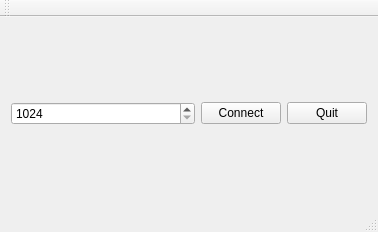
<?xml version="1.0" encoding="UTF-8"?>
<ui version="4.0">
 <class>MainWindow</class>
 <widget class="QMainWindow" name="MainWindow">
  <property name="geometry">
   <rect>
    <x>0</x>
    <y>0</y>
    <width>378</width>
    <height>232</height>
   </rect>
  </property>
  <property name="sizePolicy">
   <sizepolicy hsizetype="Minimum" vsizetype="Minimum">
    <horstretch>0</horstretch>
    <verstretch>0</verstretch>
   </sizepolicy>
  </property>
  <property name="windowTitle">
   <string>MainWindow</string>
  </property>
  <widget class="QWidget" name="centralWidget">
   <layout class="QVBoxLayout" name="verticalLayout_2">
    <item>
     <layout class="QVBoxLayout" name="verticalLayout">
      <item>
       <layout class="QHBoxLayout" name="horizontalLayout">
        <item>
         <widget class="QSpinBox" name="PortSpinBox">
          <property name="minimum">
           <number>1024</number>
          </property>
          <property name="maximum">
           <number>65536</number>
          </property>
         </widget>
        </item>
        <item>
         <widget class="QPushButton" name="ConnectPushButton">
          <property name="sizePolicy">
           <sizepolicy hsizetype="Maximum" vsizetype="Fixed">
            <horstretch>0</horstretch>
            <verstretch>0</verstretch>
           </sizepolicy>
          </property>
          <property name="text">
           <string>Connect</string>
          </property>
         </widget>
        </item>
        <item>
         <widget class="QPushButton" name="QuitPushButton">
          <property name="sizePolicy">
           <sizepolicy hsizetype="Maximum" vsizetype="Maximum">
            <horstretch>0</horstretch>
            <verstretch>0</verstretch>
           </sizepolicy>
          </property>
          <property name="text">
           <string>Quit</string>
          </property>
         </widget>
        </item>
       </layout>
      </item>
     </layout>
    </item>
   </layout>
  </widget>
  <widget class="QMenuBar" name="menuBar">
   <property name="geometry">
    <rect>
     <x>0</x>
     <y>0</y>
     <width>378</width>
     <height>22</height>
    </rect>
   </property>
  </widget>
  <widget class="QToolBar" name="mainToolBar">
   <attribute name="toolBarArea">
    <enum>TopToolBarArea</enum>
   </attribute>
   <attribute name="toolBarBreak">
    <bool>false</bool>
   </attribute>
  </widget>
  <widget class="QStatusBar" name="statusBar"/>
 </widget>
 <layoutdefault spacing="6" margin="11"/>
 <resources/>
 <connections/>
</ui>
